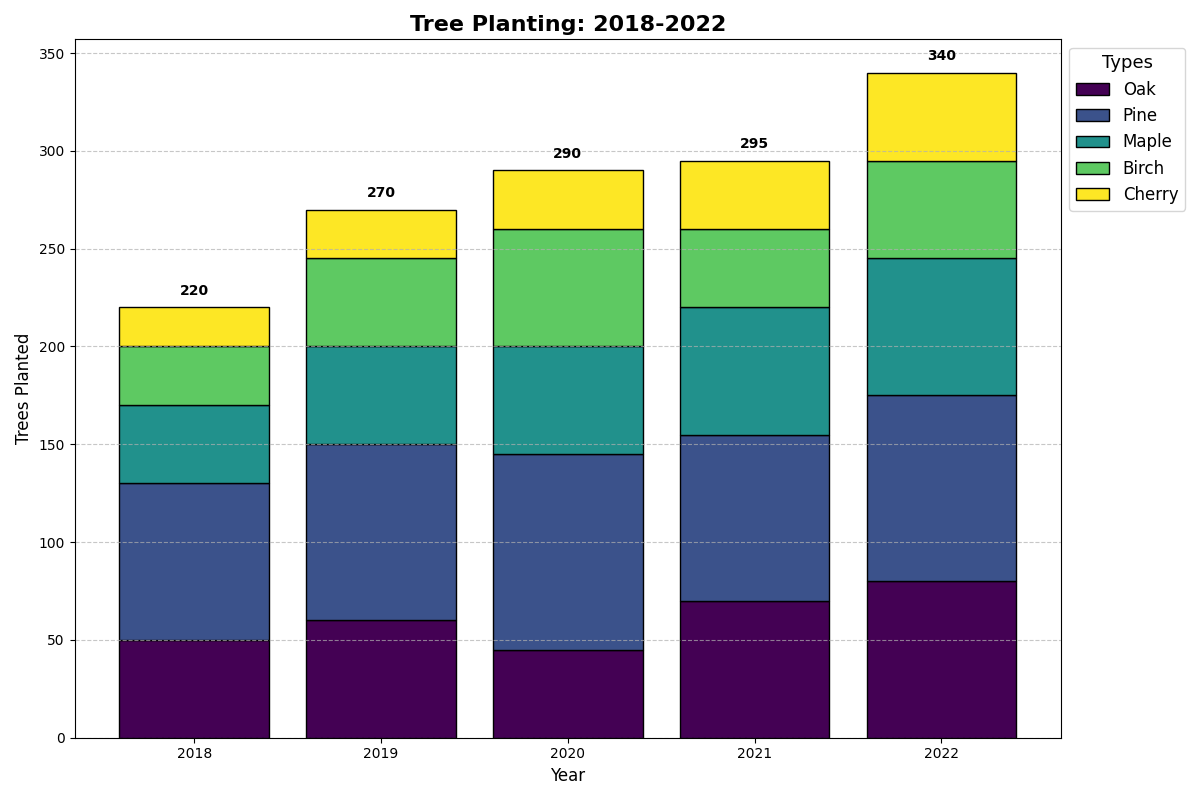

The script that drew this image:
import matplotlib.pyplot as plt
import numpy as np

years = ['2018', '2019', '2020', '2021', '2022']
tree_types = ['Oak', 'Pine', 'Maple', 'Birch', 'Cherry']
planting_data = [
    [50, 60, 45, 70, 80],  # Oak
    [80, 90, 100, 85, 95],  # Pine
    [40, 50, 55, 65, 70],  # Maple
    [30, 45, 60, 40, 50],  # Birch
    [20, 25, 30, 35, 45]   # Cherry
]

planting_data_t = np.array(planting_data).T
colors = plt.cm.viridis(np.linspace(0, 1, len(tree_types)))

fig, ax = plt.subplots(figsize=(12, 8))

for i, (tree_type, color) in enumerate(zip(tree_types, colors)):
    if i == 0:
        bars = ax.bar(years, planting_data_t[:, i], color=color, edgecolor='black', label=tree_type)
    else:
        bars = ax.bar(years, planting_data_t[:, i], bottom=np.sum(planting_data_t[:, :i], axis=1), color=color, edgecolor='black', label=tree_type)

ax.set_xlabel('Year', fontsize=12)
ax.set_ylabel('Trees Planted', fontsize=12)
ax.set_title('Tree Planting: 2018-2022', fontsize=16, fontweight='bold')

ax.legend(loc='upper left', bbox_to_anchor=(1, 1), fontsize=12, title="Types", title_fontsize='13')

totals = planting_data_t.sum(axis=1)
for year, total in zip(years, totals):
    ax.text(year, total + 5, f'{total}', ha='center', va='bottom', fontsize=10, fontweight='bold')

ax.yaxis.grid(True, linestyle='--', alpha=0.7)
plt.tight_layout()
plt.show()
